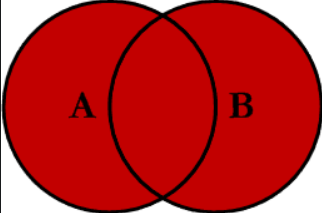
#> input picture imagen.png, 322 x 213 px
$ python main.py
#> lines starting #> are read from the running program, lines starting #| are printed output that depends on the picture
import datetime
from PIL import Image

img = Image.open('imagen.png')
#> img is the input picture: PIL image 322x213 RGBA; mean R, G, B, A 187.7, 38.5, 38.5, 255

grados = int(input('Ingrese la cantidad de grados: '))
#> the answer given: 3
out = img.rotate(grados)
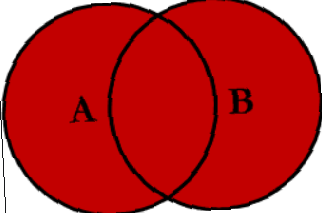
#> out: PIL image 322x213 RGBA; mean R, G, B, A 182, 32.8, 32.8, 248.1; transparent parts drawn white

# creo una hora para agregarla al nombre
hora = datetime.datetime.now().strftime("%H-%M-%S-%p")
out.save('salidas/rotada-'+hora+'.png')
